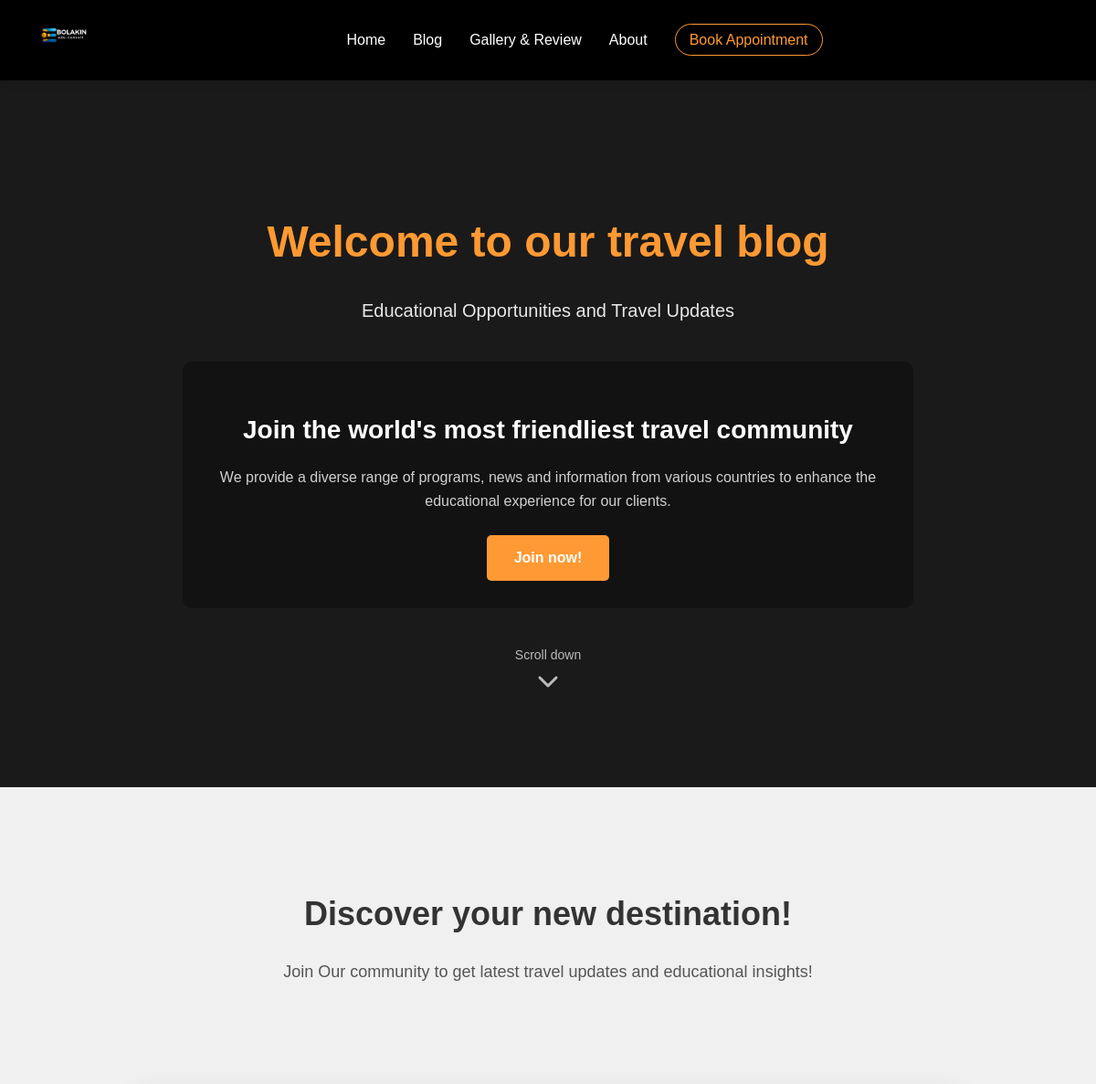
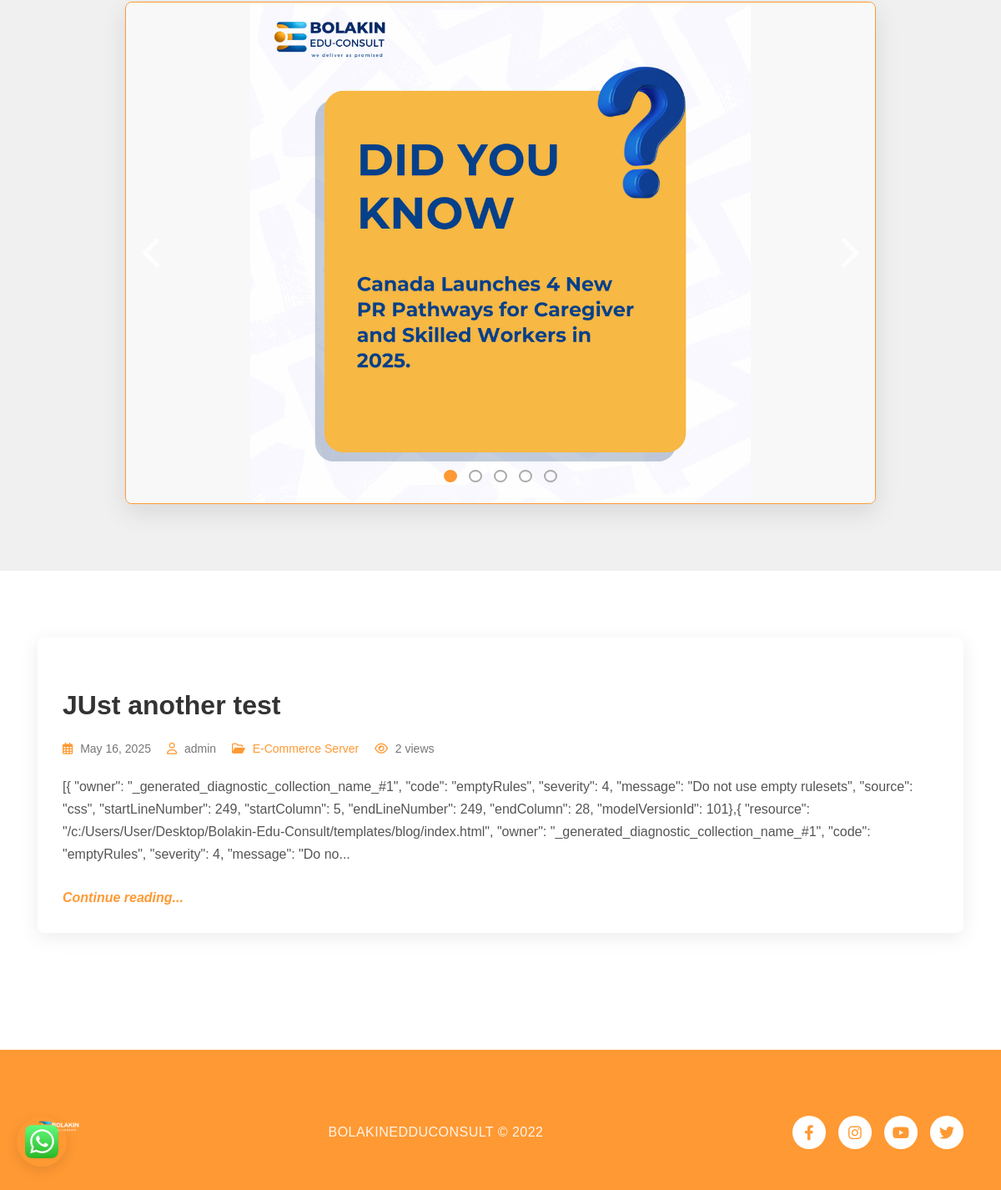
The page /blog?category=e-commerce-server on the database its author committed (2 pictures, top to bottom).
### models.py (models this page shows, shortened)
class BlogPost(db.Model):
    __tablename__ = 'blog_posts'
    id = db.Column(db.Integer, primary_key=True)
    title = db.Column(db.String(200), nullable=False)
    slug = db.Column(db.String(200), unique=True, nullable=False)
    content = db.Column(db.Text, nullable=False)
    excerpt = db.Column(db.String(300))
    featured_image = db.Column(db.String(255))
    hero_background_image = db.Column(db.String(255), nullable=True)
    is_published = db.Column(db.Boolean, default=True)
    views_count = db.Column(db.Integer, default=0)
    author_id = db.Column(db.Integer, db.ForeignKey('users.id'))
    created_at = db.Column(db.DateTime, default=datetime.utcnow)
    updated_at = db.Column(db.DateTime, default=datetime.utcnow, onupdate=datetime.utcnow)
    author = db.relationship('User', backref='blog_posts')
    categories = db.relationship('BlogCategory', secondary='blog_post_categories', backref='posts')
    @property
    def formatted_date(self):
        return self.created_at.strftime('%B %d, %Y')

class User(db.Model, UserMixin):
    __tablename__ = 'users'
    __table_args__ = {'extend_existing': True}
    id = db.Column(db.Integer, primary_key=True)
    username = db.Column(db.String(64), unique=True, nullable=False)
    email = db.Column(db.String(120), unique=True, nullable=False)
    password_hash = db.Column(db.String(256), nullable=False)
    is_admin = db.Column(db.Boolean, default=False, nullable=False)
    created_at = db.Column(db.DateTime, default=datetime.utcnow)
    last_login = db.Column(db.DateTime, nullable=True)
    password_changed = db.Column(db.Boolean, default=False, nullable=False)
    profile_image_file = db.Column(db.String(200), nullable=True)  # Added field for profile picture
    linkedin_url = db.Column(db.String(255), nullable=True)
    twitter_url = db.Column(db.String(255), nullable=True)
    instagram_url = db.Column(db.String(255), nullable=True)
    facebook_url = db.Column(db.String(255), nullable=True) # Added Facebook as well

class BlogCategory(db.Model):
    __tablename__ = 'blog_categories'
    id = db.Column(db.Integer, primary_key=True)
    name = db.Column(db.String(100), nullable=False)
    slug = db.Column(db.String(100), unique=True, nullable=False)
    description = db.Column(db.String(300))

### routes/main.py (the view)
@main.route('/blog')
def blog():
    page = request.args.get('page', 1, type=int)
    category_slug = request.args.get('category')
    query = BlogPost.query.filter_by(is_published=True)
    category = None
    if category_slug:
        category = BlogCategory.query.filter_by(slug=category_slug).first_or_404()
        query = query.filter(BlogPost.categories.contains(category))
    pagination = query.order_by(desc(BlogPost.created_at)).paginate(
        page=page,
        per_page=6,  # Show 6 posts per page
        error_out=False
    )
    posts = pagination.items
    categories = BlogCategory.query.all()
    recent_posts = BlogPost.query.filter_by(is_published=True).order_by(
        desc(BlogPost.created_at)
    ).limit(5).all()
    popular_posts = BlogPost.query.filter_by(is_published=True).order_by(
        desc(BlogPost.views_count)
    ).limit(5).all()
    return render_template('blog/index.html',
                          posts=posts,
                          pagination=pagination,
                          categories=categories,
                          current_category=category,
                          recent_posts=recent_posts,
                          popular_posts=popular_posts)

### templates/blog/index.html (shortened to what this page needs)
{% extends "base.html" %}
{% block content %}
<section class="blog-hero-main" data-aos="fade-in">
    <div class="container">
        <h1>Welcome to our travel blog</h1>
        <p class="subtitle">Educational Opportunities and Travel Updates</p>
        <div class="friendly-community-section" data-aos="fade-up" data-aos-delay="200">
            <h2>Join the world's most friendliest travel community</h2>
            <p>We provide a diverse range of programs, news and information from various countries to enhance the educational experience for our clients.</p>
            <a href="https://chat.whatsapp.com/BrKUZwbpBheKi53DeasOYT" class="btn-join">Join now!</a>
        </div>
        <div class="scroll-down" data-aos="fade-up" data-aos-delay="400">
            <a href="#discover-section">
                Scroll down
                <i class="fas fa-chevron-down"></i>
            </a>
        </div>
    </div>
</section>
<section class="discover-destination" id="discover-section" data-aos="fade-up" data-aos-duration="1500">
    <div class="container">
        <h2>Discover your new destination!</h2>
        <p>Join Our community to get latest travel updates and educational insights!</p>
    </div>
</section>
<section class="image-slider-container" data-aos="fade-up">
    <div class="image-slider">
        <div class="slider-track">
            <div class="slide">
                <img src="{{ url_for('static', filename='images/bol1.png') }}" alt="Slider Image 1">
            </div>
        </div>
        <div class="slider-nav">
            <button class="prev-slide"><i class="fas fa-chevron-left"></i></button>
            <button class="next-slide"><i class="fas fa-chevron-right"></i></button>
        </div>
        <div class="slider-dots">
        </div>
    </div>
</section>
<section class="blog-listing-section">
    <div class="container">
        {% if posts %}
            {% for post in posts %}
            <article class="blog-article-item" data-aos="fade-up" data-aos-delay="{{ loop.index0 * 100 }}">
                <h2 class="article-title"><a href="{{ url_for('main.blog_post', slug=post.slug) }}">{{ post.title }}</a></h2>
                <div class="article-meta">
                    <span><i class="far fa-calendar-alt"></i> {{ post.formatted_date }}</span>
                    <span><i class="far fa-user"></i> {{ post.author.username }}</span>
                    {% if post.categories %}
                    <span><i class="far fa-folder-open"></i>
                        {% for cat in post.categories %}
                            <a href="{{ url_for('main.blog', category=cat.slug) }}">{{ cat.name }}</a>{% if not loop.last %}, {% endif %}
                        {% endfor %}
                    </span>
                    {% endif %}
                    <span><i class="far fa-eye"></i> {{ post.views_count }} views</span>
                </div>
                <div class="article-excerpt">
                    {% if post.excerpt %}
                        {{ post.excerpt|safe }}
                    {% else %}
                        {{ post.content|striptags|truncate(450, True, '...')|safe }}
                    {% endif %}
                </div>
                <a href="{{ url_for('main.blog_post', slug=post.slug) }}" class="continue-reading"><strong><em>Continue reading...</em></strong></a>
            </article>
            {% endfor %}
        {% endif %}
    </div>
</section>
{% endblock %}

### static/css/style.css (style rules this page uses)
html, body { margin: 0; padding: 0; width: 100%; overflow-x: hidden; }
*, *::before, *::after { box-sizing: border-box; }
.container { width: 100%; max-width: 1200px; margin: 0 auto; padding: 0 15px; box-sizing: border-box; }
[data-aos] { opacity: 0; transition-property: transform, opacity; transition-duration: 0.8s; transition-timing-function: ease-in-out; }
[data-aos].aos-animate { opacity: 1; }

### static/css/admission_form.css (style rules this page uses)
:root { --primary-color: #FF9933; --primary-glow: rgba(255, 153, 51, 0.4); --secondary-color: #207cca; --dark-bg: #000000; --dark-bg-lighter: #111111; --text-light: #ffffff; --text-muted: rgba(255, 255, 255, 0.7); --border-radius: 25px; --border-radius-sm: 15px; --input-bg: rgba(255, 255, 255, 0.1); --input-border: rgba(255, 255, 255, 0.2); --section-gradient: linear-gradient(145deg, rgba(0, 0, 0, 0.6), rgba(25, 25, 25, 0.8)); --button-gradient: linear-gradient(45deg, #FF8C00, #FFA533); --button-gradient-hover: linear-gradient(45deg, #FFA533, #FF8C00); --box-shadow: 0 8px 20px rgba(0, 0, 0, 0.2); --glow-effect: 0 0 15px var(--primary-glow); }

### rows shown on the page
BlogPost: title "JUst another test", formatted_date "May 16, 2025", author.username "admin", views_count "2", content "[{ \"owner\": \"_generated_diagnostic_collection_name_#1\", \"code\": \"emptyRules\", \"severity\": 4, \"message\": \"Do not use empty rulesets\", \"source\": \"css\", \"startLineNumber\": 249, \"startColumn\": 5, \"endLineNumber\": 249, \"endColumn\": 28, \"modelVersionId\": 101},{ \"resource\": \"/c:/Users/User/Desktop/Bolakin-Edu-Consult/templates/blog/index.html\", \"owner\": \"_generated_diagnostic_collection_name_#1\", \"code\": \"emptyRules\", \"severity\": 4, \"message\": \"Do no..."
BlogCategory: name "E-Commerce Server"
